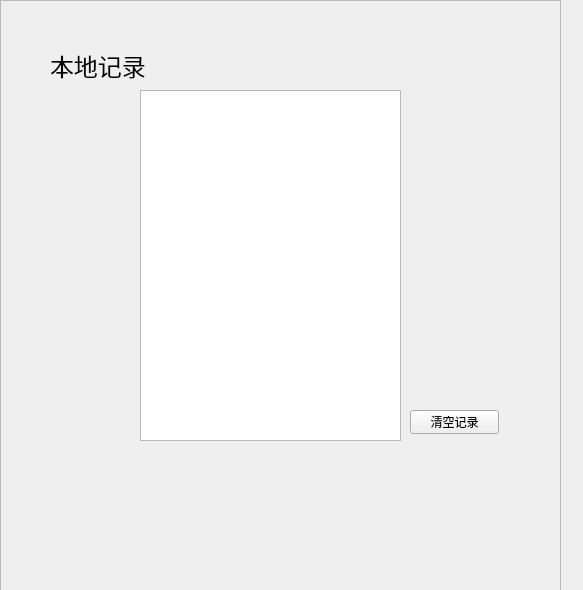
<?xml version="1.0" encoding="UTF-8"?>
<ui version="4.0">
 <class>Form_records</class>
 <widget class="QWidget" name="Form_records">
  <property name="geometry">
   <rect>
    <x>0</x>
    <y>0</y>
    <width>583</width>
    <height>590</height>
   </rect>
  </property>
  <property name="windowTitle">
   <string>Records</string>
  </property>
  <property name="styleSheet">
   <string notr="true"/>
  </property>
  <widget class="QFrame" name="frame">
   <property name="geometry">
    <rect>
     <x>0</x>
     <y>0</y>
     <width>561</width>
     <height>591</height>
    </rect>
   </property>
   <property name="styleSheet">
    <string notr="true">
border-image: url(:/picture/background.png);

</string>
   </property>
   <property name="frameShape">
    <enum>QFrame::StyledPanel</enum>
   </property>
   <property name="frameShadow">
    <enum>QFrame::Raised</enum>
   </property>
   <widget class="QTableWidget" name="Table_records">
    <property name="geometry">
     <rect>
      <x>140</x>
      <y>90</y>
      <width>261</width>
      <height>351</height>
     </rect>
    </property>
    <property name="editTriggers">
     <set>QAbstractItemView::NoEditTriggers</set>
    </property>
    <attribute name="horizontalHeaderVisible">
     <bool>false</bool>
    </attribute>
    <attribute name="verticalHeaderVisible">
     <bool>false</bool>
    </attribute>
    <column>
     <property name="text">
      <string>排名</string>
     </property>
    </column>
    <column>
     <property name="text">
      <string>得分</string>
     </property>
    </column>
   </widget>
   <widget class="QLabel" name="label">
    <property name="geometry">
     <rect>
      <x>50</x>
      <y>40</y>
      <width>161</width>
      <height>51</height>
     </rect>
    </property>
    <property name="font">
     <font>
      <family>楷体</family>
      <pointsize>18</pointsize>
      <weight>50</weight>
      <bold>false</bold>
     </font>
    </property>
    <property name="styleSheet">
     <string notr="true">border-image: url(:/picture);</string>
    </property>
    <property name="text">
     <string>本地记录</string>
    </property>
   </widget>
   <widget class="QPushButton" name="pushButton">
    <property name="geometry">
     <rect>
      <x>410</x>
      <y>410</y>
      <width>89</width>
      <height>24</height>
     </rect>
    </property>
    <property name="styleSheet">
     <string notr="true">border-image: url(:/picture);</string>
    </property>
    <property name="text">
     <string>清空记录</string>
    </property>
   </widget>
  </widget>
 </widget>
 <resources/>
 <connections/>
</ui>
